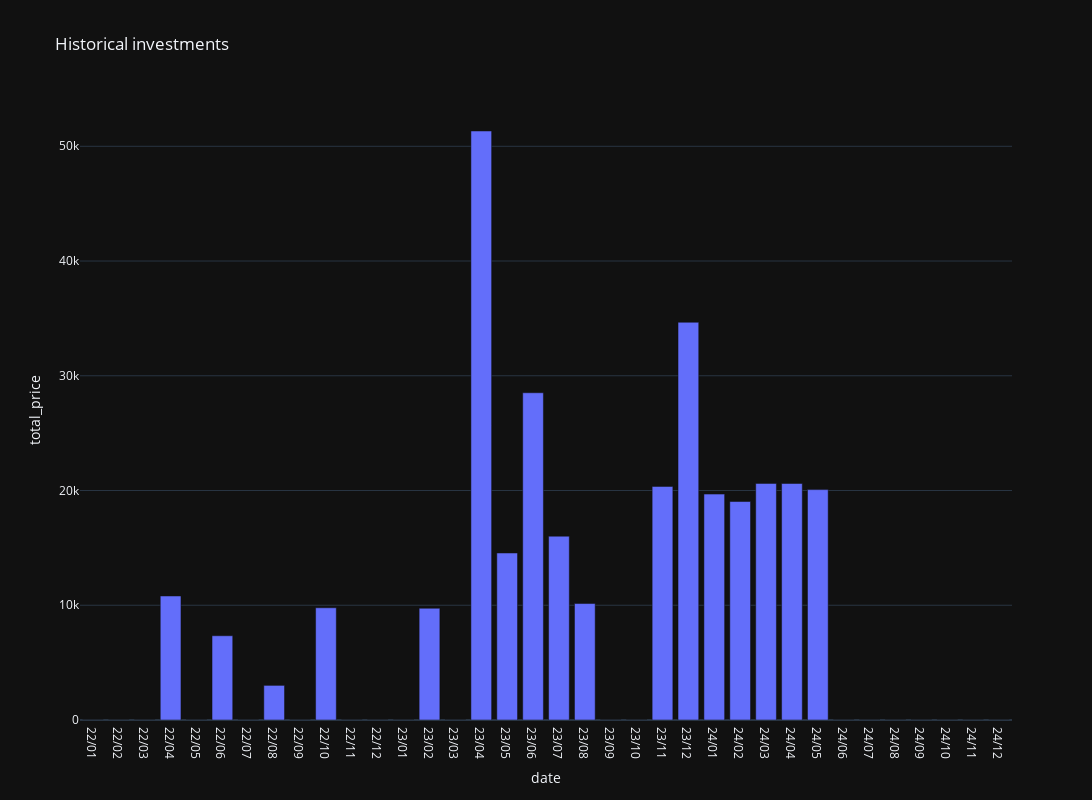

The notebook cell saved with this chart:
### Code cell
fig = px.bar(
    all_trades_small,
    x="date",
    y="total_price",
    title="Historical investments",
    template="plotly_dark",
    width=1200,
    height=800,
)

# showing the plot
fig.show()

### Figure 1 — Plotly figure (JSON) as saved in the notebook; plotly's stock layout.template omitted (floating-point values rounded to 4 significant figures)
{"data": [{"alignmentgroup": "True", "hovertemplate": "date=%{x}<br>total_price=%{y}<extra></extra>", "legendgroup": "", "marker": {"color": "#636efa", "pattern": {"shape": ""}}, "name": "", "offsetgroup": "", "orientation": "v", "showlegend": false, "textposition": "auto", "type": "bar", "x": ["22/01", "22/02", "22/03", "22/04", "22/05", "22/06", "22/07", "22/08", "22/09", "22/10", "22/11", "22/12", "23/01", "23/02", "23/03", "23/04", "23/05", "23/06", "23/07", "23/08", "23/09", "23/10", "23/11", "23/12", "24/01", "24/02", "24/03", "24/04", "24/05", "24/06", "24/07", "24/08", "24/09", "24/10", "24/11", "24/12"], "xaxis": "x", "y": [0, 0, 0, 10810.0, 0, 7342.0, 0, 3016.0, 0, 9780, 0, 0, 0, 9737, 0, 51330.0, 14553, 28520.0, 16020, 10150.0, 0, 0, 20360.0, 34660.0, 19690.0, 19040, 20620.0, 20610.0, 20080.0, 0, 0, 0, 0, 0, 0, 0], "yaxis": "y"}], "layout": {"barmode": "relative", "height": 800, "legend": {"tracegroupgap": 0}, "title": {"text": "Historical investments"}, "width": 1200, "xaxis": {"anchor": "y", "domain": [0, 1], "title": {"text": "date"}}, "yaxis": {"anchor": "x", "domain": [0, 1], "title": {"text": "total_price"}}}}
